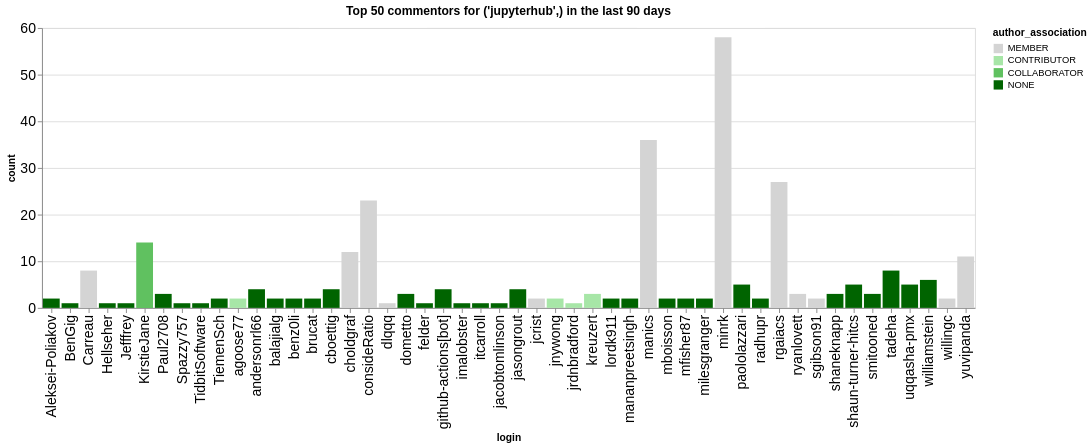

Write notebook code for a chart like this one.
### Code cell
n_plot = 50
charts = []
for ii, (iorg, idata) in enumerate(commentors.groupby(['org'])):
    title = f"Top {n_plot} commentors for {iorg} in the last {n_days} days"
    idata = idata.groupby('login', as_index=False).agg({'count': 'sum', 'author_association': 'first'})
    idata = idata.sort_values('count', ascending=False).head(n_plot)
    ch = alt.Chart(data=idata.head(n_plot), title=title).mark_bar().encode(
        x='login',
        y='count',
        color=alt.Color('author_association', scale=alt.Scale(domain=author_types, range=author_colors))
    )
    charts.append(ch)
alt.hconcat(*charts)

### Figure 1 — Vega-Lite specification as saved in the notebook (floating-point values rounded to 4 significant figures)
{"config": {"axisLeft": {"labelFontSize": 15}, "axisBottom": {"labelFontSize": 15}}, "hconcat": [{"mark": {"type": "bar"}, "encoding": {"color": {"field": "author_association", "scale": {"domain": ["MEMBER", "CONTRIBUTOR", "COLLABORATOR", "NONE"], "range": ["rgb(211.82745098039214, 211.82745098039214, 211.82745098039214)", "rgb(166.98562091503268, 229.89803921568628, 166.98562091503268)", "rgb(96.37647058823529, 192.75294117647059, 96.37647058823529)", "rgb(0.0, 100.3921568627451, 0.0)"]}, "type": "nominal"}, "x": {"field": "login", "type": "nominal"}, "y": {"field": "count", "type": "quantitative"}}, "title": "Top 50 commentors for ('jupyterhub',) in the last 90 days"}], "data": {"name": "data-457e38e228ee8f2dc07694f403eccf39"}, "$schema": "https://vega.github.io/schema/vega-lite/v5.20.1.json", "datasets": {"data-457e38e228ee8f2dc07694f403eccf39": [{"login": "minrk", "count": 58, "author_association": "MEMBER"}, {"login": "manics", "count": 36, "author_association": "MEMBER"}, {"login": "rgaiacs", "count": 27, "author_association": "MEMBER"}, {"login": "consideRatio", "count": 23, "author_association": "MEMBER"}, {"login": "KirstieJane", "count": 14, "author_association": "COLLABORATOR"}, {"login": "choldgraf", "count": 12, "author_association": "MEMBER"}, {"login": "yuvipanda", "count": 11, "author_association": "MEMBER"}, {"login": "tadeha", "count": 8, "author_association": "NONE"}, {"login": "Carreau", "count": 8, "author_association": "MEMBER"}, {"login": "williamstein", "count": 6, "author_association": "NONE"}, {"login": "paololazzari", "count": 5, "author_association": "NONE"}, {"login": "shaun-turner-hitcs", "count": 5, "author_association": "NONE"}, {"login": "uqqasha-pmx", "count": 5, "author_association": "NONE"}, {"login": "andersonrl66", "count": 4, "author_association": "NONE"}, {"login": "jasongrout", "count": 4, "author_association": "NONE"}, {"login": "github-actions[bot]", "count": 4, "author_association": "NONE"}, {"login": "cboettig", "count": 4, "author_association": "NONE"}, {"login": "Paul2708", "count": 3, "author_association": "NONE"}, {"login": "shaneknapp", "count": 3, "author_association": "NONE"}, {"login": "ryanlovett", "count": 3, "author_association": "MEMBER"}, {"login": "smitooned", "count": 3, "author_association": "NONE"}, {"login": "kreuzert", "count": 3, "author_association": "CONTRIBUTOR"}, {"login": "dometto", "count": 3, "author_association": "NONE"}, {"login": "mboisson", "count": 2, "author_association": "NONE"}, {"login": "Aleksei-Poliakov", "count": 2, "author_association": "NONE"}, {"login": "TiemenSch", "count": 2, "author_association": "NONE"}, {"login": "radhupr", "count": 2, "author_association": "NONE"}, {"login": "sgibson91", "count": 2, "author_association": "MEMBER"}, {"login": "jnywong", "count": 2, "author_association": "CONTRIBUTOR"}, {"login": "jcrist", "count": 2, "author_association": "MEMBER"}, {"login": "benz0li", "count": 2, "author_association": "NONE"}, {"login": "mfisher87", "count": 2, "author_association": "NONE"}, {"login": "mananpreetsingh", "count": 2, "author_association": "NONE"}, {"login": "milesgranger", "count": 2, "author_association": "NONE"}, {"login": "brucat", "count": 2, "author_association": "NONE"}, {"login": "lordk911", "count": 2, "author_association": "NONE"}, {"login": "balajialg", "count": 2, "author_association": "NONE"}, {"login": "willingc", "count": 2, "author_association": "MEMBER"}, {"login": "agoose77", "count": 2, "author_association": "CONTRIBUTOR"}, {"login": "BenGig", "count": 1, "author_association": "NONE"}, {"login": "Hellseher", "count": 1, "author_association": "NONE"}, {"login": "Jefffrey", "count": 1, "author_association": "NONE"}, {"login": "TidbitSoftware", "count": 1, "author_association": "NONE"}, {"login": "Spazzy757", "count": 1, "author_association": "NONE"}, {"login": "jrdnbradford", "count": 1, "author_association": "CONTRIBUTOR"}, {"login": "dlqqq", "count": 1, "author_association": "MEMBER"}, {"login": "felder", "count": 1, "author_association": "NONE"}, {"login": "imalobster", "count": 1, "author_association": "NONE"}, {"login": "itcarroll", "count": 1, "author_association": "NONE"}, {"login": "jacobtomlinson", "count": 1, "author_association": "NONE"}]}}
